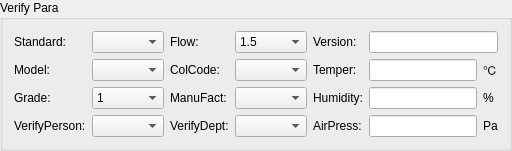
    <widget class="QGroupBox" name="gBox_Head">
     <property name="title">
      <string>Verify Para</string>
     </property>
     <layout class="QGridLayout" name="gridLayout_16">
      <item row="0" column="0">
       <layout class="QGridLayout" name="gridLayout_3">
        <item row="0" column="0">
         <widget class="QLabel" name="label_3">
          <property name="sizePolicy">
           <sizepolicy hsizetype="Fixed" vsizetype="Preferred">
            <horstretch>0</horstretch>
            <verstretch>0</verstretch>
           </sizepolicy>
          </property>
          <property name="text">
           <string>Standard:</string>
          </property>
         </widget>
        </item>
        <item row="0" column="1">
         <widget class="QComboBox" name="cmbStandard"/>
        </item>
        <item row="1" column="0">
         <widget class="QLabel" name="label_4">
          <property name="sizePolicy">
           <sizepolicy hsizetype="Fixed" vsizetype="Preferred">
            <horstretch>0</horstretch>
            <verstretch>0</verstretch>
           </sizepolicy>
          </property>
          <property name="text">
           <string>Model:</string>
          </property>
         </widget>
        </item>
        <item row="1" column="1">
         <widget class="QComboBox" name="cmbModel"/>
        </item>
        <item row="2" column="0">
         <widget class="QLabel" name="label_7">
          <property name="sizePolicy">
           <sizepolicy hsizetype="Fixed" vsizetype="Preferred">
            <horstretch>0</horstretch>
            <verstretch>0</verstretch>
           </sizepolicy>
          </property>
          <property name="text">
           <string>Grade:</string>
          </property>
         </widget>
        </item>
        <item row="2" column="1">
         <widget class="QComboBox" name="cmbGrade">
          <item>
           <property name="text">
            <string>1</string>
           </property>
          </item>
          <item>
           <property name="text">
            <string>2</string>
           </property>
          </item>
          <item>
           <property name="text">
            <string>3</string>
           </property>
          </item>
         </widget>
        </item>
        <item row="3" column="0">
         <widget class="QLabel" name="label_8">
          <property name="sizePolicy">
           <sizepolicy hsizetype="Fixed" vsizetype="Preferred">
            <horstretch>0</horstretch>
            <verstretch>0</verstretch>
           </sizepolicy>
          </property>
          <property name="text">
           <string>VerifyPerson:</string>
          </property>
         </widget>
        </item>
        <item row="3" column="1">
         <widget class="QComboBox" name="cmbVerifyPerson"/>
        </item>
       </layout>
      </item>
      <item row="0" column="1">
       <layout class="QGridLayout" name="gridLayout_4">
        <item row="0" column="0">
         <widget class="QLabel" name="label_5">
          <property name="sizePolicy">
           <sizepolicy hsizetype="Fixed" vsizetype="Preferred">
            <horstretch>0</horstretch>
            <verstretch>0</verstretch>
           </sizepolicy>
          </property>
          <property name="text">
           <string>Flow:</string>
          </property>
         </widget>
        </item>
        <item row="0" column="1">
         <widget class="QComboBox" name="cmbFlow">
          <item>
           <property name="text">
            <string>1.5</string>
           </property>
          </item>
          <item>
           <property name="text">
            <string>2.5</string>
           </property>
          </item>
          <item>
           <property name="text">
            <string>3.5</string>
           </property>
          </item>
         </widget>
        </item>
        <item row="1" column="0">
         <widget class="QLabel" name="label_6">
          <property name="sizePolicy">
           <sizepolicy hsizetype="Fixed" vsizetype="Preferred">
            <horstretch>0</horstretch>
            <verstretch>0</verstretch>
           </sizepolicy>
          </property>
          <property name="text">
           <string>ColCode:</string>
          </property>
         </widget>
        </item>
        <item row="1" column="1">
         <widget class="QComboBox" name="cmbCollectCode"/>
        </item>
        <item row="2" column="0">
         <widget class="QLabel" name="label_9">
          <property name="sizePolicy">
           <sizepolicy hsizetype="Fixed" vsizetype="Preferred">
            <horstretch>0</horstretch>
            <verstretch>0</verstretch>
           </sizepolicy>
          </property>
          <property name="text">
           <string>ManuFact:</string>
          </property>
         </widget>
        </item>
        <item row="2" column="1">
         <widget class="QComboBox" name="cmbManufacture"/>
        </item>
        <item row="3" column="0">
         <widget class="QLabel" name="label_10">
          <property name="sizePolicy">
           <sizepolicy hsizetype="Fixed" vsizetype="Preferred">
            <horstretch>0</horstretch>
            <verstretch>0</verstretch>
           </sizepolicy>
          </property>
          <property name="text">
           <string>VerifyDept:</string>
          </property>
         </widget>
        </item>
        <item row="3" column="1">
         <widget class="QComboBox" name="cmbVerifyCompany"/>
        </item>
       </layout>
      </item>
      <item row="0" column="2">
       <layout class="QGridLayout" name="gridLayout_5">
        <item row="0" column="0">
         <widget class="QLabel" name="label_22">
          <property name="text">
           <string>Version:</string>
          </property>
         </widget>
        </item>
        <item row="0" column="1" colspan="2">
         <widget class="QLineEdit" name="lnEditVersion">
          <property name="sizePolicy">
           <sizepolicy hsizetype="Preferred" vsizetype="Fixed">
            <horstretch>0</horstretch>
            <verstretch>0</verstretch>
           </sizepolicy>
          </property>
         </widget>
        </item>
        <item row="1" column="0">
         <widget class="QLabel" name="label_23">
          <property name="text">
           <string>Temper:</string>
          </property>
         </widget>
        </item>
        <item row="1" column="1">
         <widget class="QLineEdit" name="lnEditVersion_2">
          <property name="sizePolicy">
           <sizepolicy hsizetype="Preferred" vsizetype="Fixed">
            <horstretch>0</horstretch>
            <verstretch>0</verstretch>
           </sizepolicy>
          </property>
         </widget>
        </item>
        <item row="1" column="2">
         <widget class="QLabel" name="label_26">
          <property name="text">
           <string>℃</string>
          </property>
         </widget>
        </item>
        <item row="2" column="0">
         <widget class="QLabel" name="label_24">
          <property name="text">
           <string>Humidity:</string>
          </property>
         </widget>
        </item>
        <item row="2" column="1">
         <widget class="QLineEdit" name="lnEditVersion_3">
          <property name="sizePolicy">
           <sizepolicy hsizetype="Preferred" vsizetype="Fixed">
            <horstretch>0</horstretch>
            <verstretch>0</verstretch>
           </sizepolicy>
          </property>
         </widget>
        </item>
        <item row="2" column="2">
         <widget class="QLabel" name="label_27">
          <property name="text">
           <string>%</string>
          </property>
         </widget>
        </item>
        <item row="3" column="0">
         <widget class="QLabel" name="label_25">
          <property name="text">
           <string>AirPress:</string>
          </property>
         </widget>
        </item>
        <item row="3" column="1">
         <widget class="QLineEdit" name="lnEditVersion_4">
          <property name="sizePolicy">
           <sizepolicy hsizetype="Preferred" vsizetype="Fixed">
            <horstretch>0</horstretch>
            <verstretch>0</verstretch>
           </sizepolicy>
          </property>
         </widget>
        </item>
        <item row="3" column="2">
         <widget class="QLabel" name="label_28">
          <property name="text">
           <string>Pa</string>
          </property>
         </widget>
        </item>
       </layout>
      </item>
     </layout>
    </widget>
